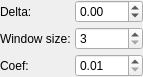
<?xml version="1.0" encoding="UTF-8"?>
<ui version="4.0">
 <class>output::SauvolaBinarizationOptionsWidget</class>
 <widget class="QWidget" name="output::SauvolaBinarizationOptionsWidget">
  <property name="geometry">
   <rect>
    <x>0</x>
    <y>0</y>
    <width>138</width>
    <height>48</height>
   </rect>
  </property>
  <property name="sizePolicy">
   <sizepolicy hsizetype="Preferred" vsizetype="Preferred">
    <horstretch>0</horstretch>
    <verstretch>0</verstretch>
   </sizepolicy>
  </property>
  <property name="windowTitle">
   <string>Form</string>
  </property>
  <layout class="QHBoxLayout" name="horizontalLayout">
   <property name="spacing">
    <number>4</number>
   </property>
   <property name="leftMargin">
    <number>0</number>
   </property>
   <property name="topMargin">
    <number>0</number>
   </property>
   <property name="rightMargin">
    <number>0</number>
   </property>
   <property name="bottomMargin">
    <number>0</number>
   </property>
   <item>
    <spacer name="horizontalSpacer">
     <property name="orientation">
      <enum>Qt::Horizontal</enum>
     </property>
     <property name="sizeHint" stdset="0">
      <size>
       <width>0</width>
       <height>1</height>
      </size>
     </property>
    </spacer>
   </item>
   <item>
    <layout class="QGridLayout" name="gridLayout">
     <item row="0" column="0">
      <widget class="QLabel" name="sauvolaDeltaLabel">
       <property name="text">
        <string>Delta:</string>
       </property>
      </widget>
     </item>
     <item row="0" column="1">
      <widget class="QDoubleSpinBox" name="sauvolaDelta">
       <property name="toolTip">
        <string>Default value is 0.</string>
       </property>
       <property name="minimum">
        <double>-100.0</double>
       </property>
       <property name="maximum">
        <double>100.0</double>
       </property>
       <property name="singleStep">
        <double>1.0</double>
       </property>
      </widget>
     </item>
     <item row="1" column="0">
      <widget class="QLabel" name="windowSizeLabel">
       <property name="text">
        <string>Window size:</string>
       </property>
      </widget>
     </item>
     <item row="1" column="1">
      <widget class="QSpinBox" name="windowSize">
       <property name="toolTip">
        <string>The dimensions of a pixel neighborhood to consider.</string>
       </property>
       <property name="minimum">
        <number>3</number>
       </property>
       <property name="maximum">
        <number>9999</number>
       </property>
      </widget>
     </item>
     <item row="2" column="0">
      <widget class="QLabel" name="sauvolaCoefLabel">
       <property name="text">
        <string>Coef:</string>
       </property>
      </widget>
     </item>
     <item row="2" column="1">
      <widget class="QDoubleSpinBox" name="sauvolaCoef">
       <property name="toolTip">
        <string>Default value is 0.34.</string>
       </property>
       <property name="minimum">
        <double>0.010000000000000</double>
       </property>
       <property name="maximum">
        <double>9.990000000000000</double>
       </property>
       <property name="singleStep">
        <double>0.010000000000000</double>
       </property>
      </widget>
     </item>
    </layout>
   </item>
   <item>
    <spacer name="horizontalSpacer_2">
     <property name="orientation">
      <enum>Qt::Horizontal</enum>
     </property>
     <property name="sizeHint" stdset="0">
      <size>
       <width>0</width>
       <height>1</height>
      </size>
     </property>
    </spacer>
   </item>
  </layout>
 </widget>
 <resources/>
 <connections/>
</ui>
